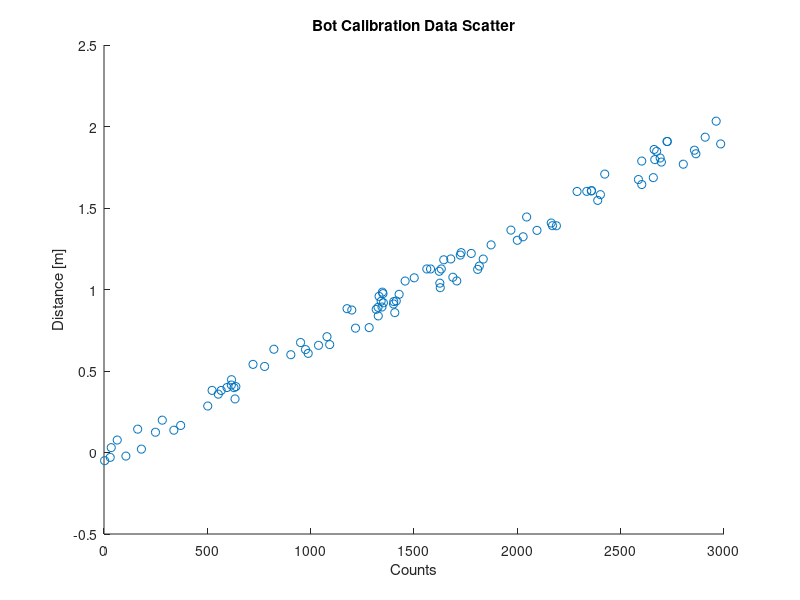
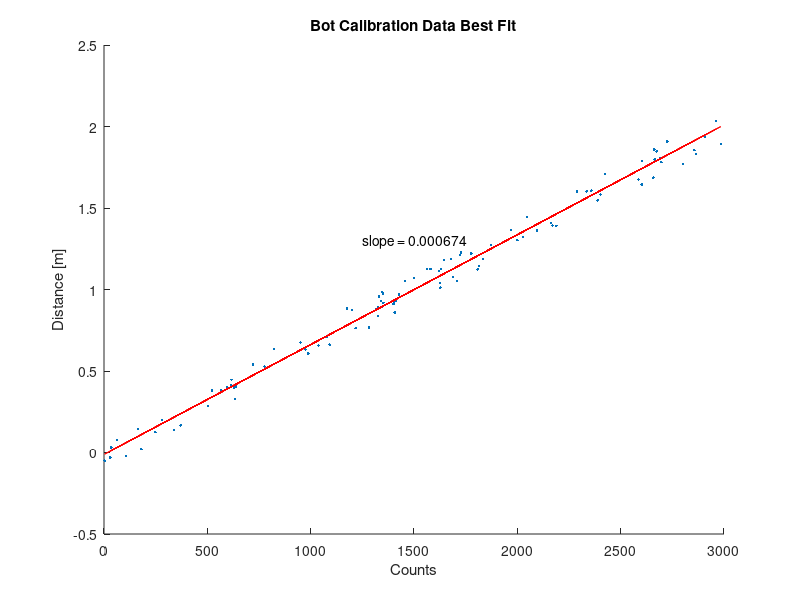

The MATLAB source for these figures, in order:
clear all; clc; close all;

% NOTE: .dat files were stored in a seperate directory
%       to keep my git repo organized.
data = csvread('data/botData.dat');
counts = data(:,1);
dist = data(:, 2);

figure;
scatter(counts, dist);
title("Bot Calibration Data Scatter");
xlabel("Counts");
ylabel("Distance [m]");

% NOTE: Images also stored in a seperate directory
%       because organization is key.
print -dpng img/scatter.png

figure;
scatter(counts, dist, '.b')

% Calculating and plotting the line of best fit
p = polyfit(counts, dist, 1);
f = polyval(p, counts);
hold on
plot(counts, f, '-r');

% Converting slope value to string and placing on plot
slope_text = sprintf("slope = %f", p(1));
text(1250, 1.3, slope_text);

title("Bot Calibration Data Best Fit");
xlabel("Counts");
ylabel("Distance [m]");

print -dpng img/bestFit.png